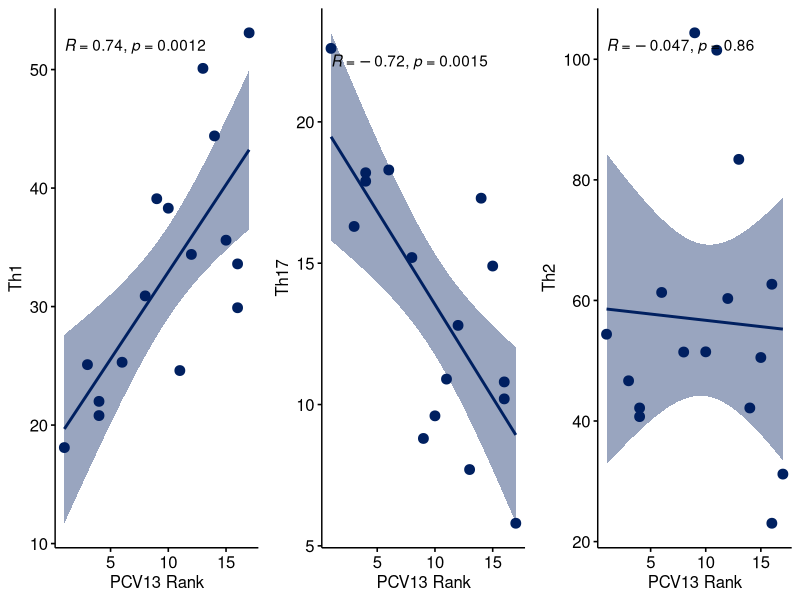
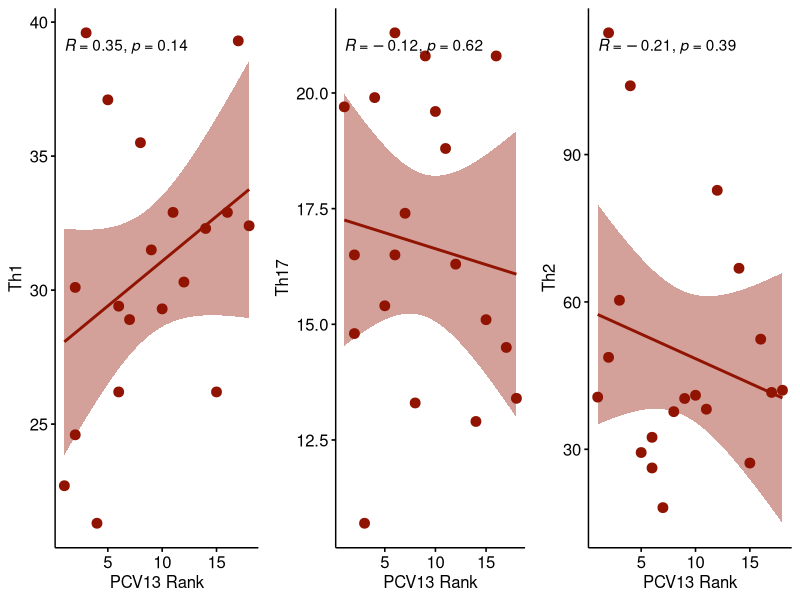

Source code (R) for these figures, in order: (Note: this script raises an error after producing the figures.)
# Rank vs baseline cellular correlates
# Figure 3C_1 - PCV13 Rank vs Th1, Th17 and Th2 percentages at baseline
# Figure 3C_2 - PPSV23 Rank vs Th1, Th17 and Th2 percentages at baseline

#required libraries
library(ggplot2)
library(RColorBrewer)
library(ggpubr)
library(ggsignif)
library(reshape2)

setwd("$/Figure3c/")

#load the input data
Th1Th17 <- read.csv(file="Fig3c_input.csv", header=TRUE, sep=",")
PCV13 <- subset(Th1Th17, Vaccine=="PCV13")
PPSV23 <- subset(Th1Th17, Vaccine=="PPSV23")

#Figure 3c_1
TH1Rank <- ggscatter(PCV13, x = "Rank", y = "Th1", color = "#002060", 
                      fill="grey90", size=3,
                      add = "reg.line", conf.int = TRUE,
                      cor.coef = TRUE, cor.method = "pearson",
                      xlab = "PCV13 Rank", ylab = "Th1",
                      font.label = c(16, "plain")+
                        theme(strip.background = element_blank(), strip.text.y = element_blank(),
                              legend.position = "none",
                              axis.text.x = element_text(color="black", size=16 ),
                              axis.text.y = element_text(color="black", size=16),
                              axis.title.x = element_text(color="black", size=18 ),
                              axis.title.y = element_text(color="black", size=18),
                              strip.text = element_text(face="bold", size=18,lineheight=4.0)))


TH17Rank <- ggscatter(PCV13, x = "Rank", y = "Th17", color = "#002060", 
                          fill="grey90", size=3,
                          add = "reg.line", conf.int = TRUE,
                          cor.coef = TRUE, cor.method = "pearson",
                          xlab = "PCV13 Rank", ylab = "Th17",
                          font.label = c(16, "plain")+
                            theme(strip.background = element_blank(), strip.text.y = element_blank(),
                                  legend.position = "none",
                                  axis.text.x = element_text(color="black", size=16 ),
                                  axis.text.y = element_text(color="black", size=16),
                                  axis.title.x = element_text(color="black", size=18 ),
                                  axis.title.y = element_text(color="black", size=18),
                                  strip.text = element_text(face="bold", size=18,lineheight=4.0)))

TH2Rank <- ggscatter(PCV13, x = "Rank", y = "Th2", color = "#002060", 
                          fill="grey90", size=3,
                          add = "reg.line", conf.int = TRUE,
                          cor.coef = TRUE, cor.method = "pearson",
                          xlab = "PCV13 Rank", ylab = "Th2",
                          font.label = c(16, "plain")+
                            theme(strip.background = element_blank(), strip.text.y = element_blank(),
                                  legend.position = "none",
                                  axis.text.x = element_text(color="black", size=16 ),
                                  axis.text.y = element_text(color="black", size=16),
                                  axis.title.x = element_text(color="black", size=18 ),
                                  axis.title.y = element_text(color="black", size=18),
                                  strip.text = element_text(face="bold", size=18,lineheight=4.0)))


ggsave(file="Fig3C_1.pdf", 
       ggarrange(TH1Rank, TH17Rank, TH2Rank,
                 ncol = 3, nrow = 1), height = 4, width=12)
dev.off()


########
## Figure3c_2
TH1Rank <- ggscatter(PPSV23, x = "Rank", y = "Th1", color = "#911403",
                         #shape = "Sex", 
                         fill="grey90", size=3,
                         add = "reg.line", conf.int = TRUE,
                         cor.coef = TRUE, cor.method = "pearson",
                         xlab = "PCV13 Rank", ylab = "Th1",
                         font.label = c(16, "plain")+
                           theme(strip.background = element_blank(), strip.text.y = element_blank(),
                                 legend.position = "none",
                                 axis.text.x = element_text(color="black", size=16 ),
                                 axis.text.y = element_text(color="black", size=16),
                                 axis.title.x = element_text(color="black", size=18 ),
                                 axis.title.y = element_text(color="black", size=18),
                                 strip.text = element_text(face="bold", size=18,lineheight=4.0)))


TH17Rank <- ggscatter(PPSV23, x = "Rank", y = "Th17", color = "#911403", 
                          fill="grey90", size=3,
                          add = "reg.line", conf.int = TRUE,
                          cor.coef = TRUE, cor.method = "pearson",
                          xlab = "PCV13 Rank", ylab = "Th17",
                          font.label = c(16, "plain")+
                            theme(strip.background = element_blank(), strip.text.y = element_blank(),
                                  legend.position = "none",
                                  axis.text.x = element_text(color="black", size=16 ),
                                  axis.text.y = element_text(color="black", size=16),
                                  axis.title.x = element_text(color="black", size=18 ),
                                  axis.title.y = element_text(color="black", size=18),
                                  strip.text = element_text(face="bold", size=18,lineheight=4.0)))

TH2Rank <- ggscatter(PPSV23, x = "Rank", y = "Th2", color = "#911403", 
                         fill="grey90", size=3,
                         add = "reg.line", conf.int = TRUE,
                         cor.coef = TRUE, cor.method = "pearson",
                         xlab = "PCV13 Rank", ylab = "Th2",
                         font.label = c(16, "plain")+
                           theme(strip.background = element_blank(), strip.text.y = element_blank(),
                                 legend.position = "none",
                                 axis.text.x = element_text(color="black", size=16 ),
                                 axis.text.y = element_text(color="black", size=16),
                                 axis.title.x = element_text(color="black", size=18 ),
                                 axis.title.y = element_text(color="black", size=18),
                                 strip.text = element_text(face="bold", size=18,lineheight=4.0)))

ggsave(file="Fig3C_2.pdf", 
       ggarrange(TH1Rank, TH17Rank, TH2Rank,
                 ncol = 3, nrow = 1), height = 4, width=12)
dev.off()